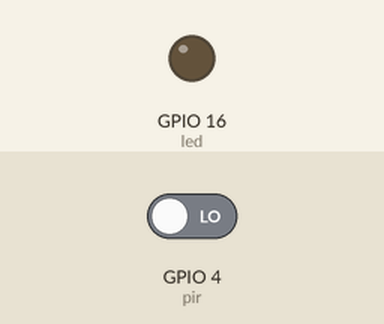
A program run on a simulated Raspberry Pi (BCM pin numbers). On the bench: output pins drawn as LEDs (lit = HIGH). Inputs (shaded band) come from the test bench; at power-on: GPIO 4 (pir) LOW.

Above: at 1.2 s.
1.3 s: GPIO 4 (pir) driven HIGH
At 1.6 s:
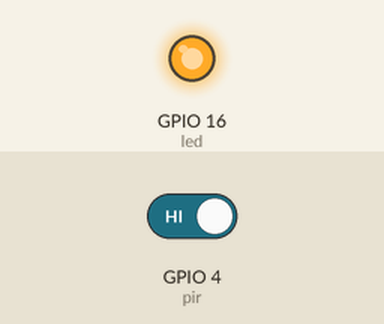
2.8 s: GPIO 4 (pir) driven LOW
At 4.0 s:
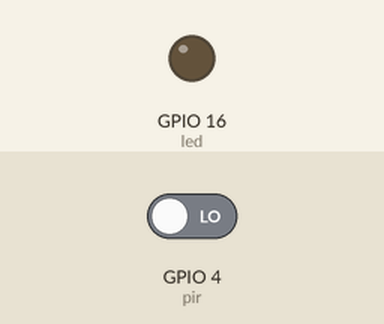
Timing chart, 0 to 5.8 s (numbered marks = the images above; inputs shaded):
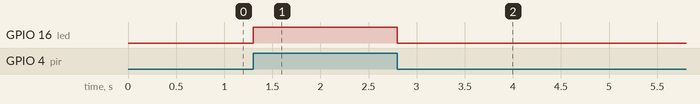

The program:

motion.py
```python
from gpiozero import MotionSensor, LED
from signal import pause

pir = MotionSensor(4)
led = LED(16)

pir.when_activated = led.on
pir.when_deactivated = led.off

# pir2 = MotionSensor(5)
# led2 = LED(17)

# pir2.when_activated = led2.on
# pir2.when_deactivated = led2.off


pause()
```

Measured:
- after the input at 1.3 s, GPIO 16 (led): LOW → HIGH at once
- after the input at 2.8 s, GPIO 16 (led): HIGH → LOW at once
